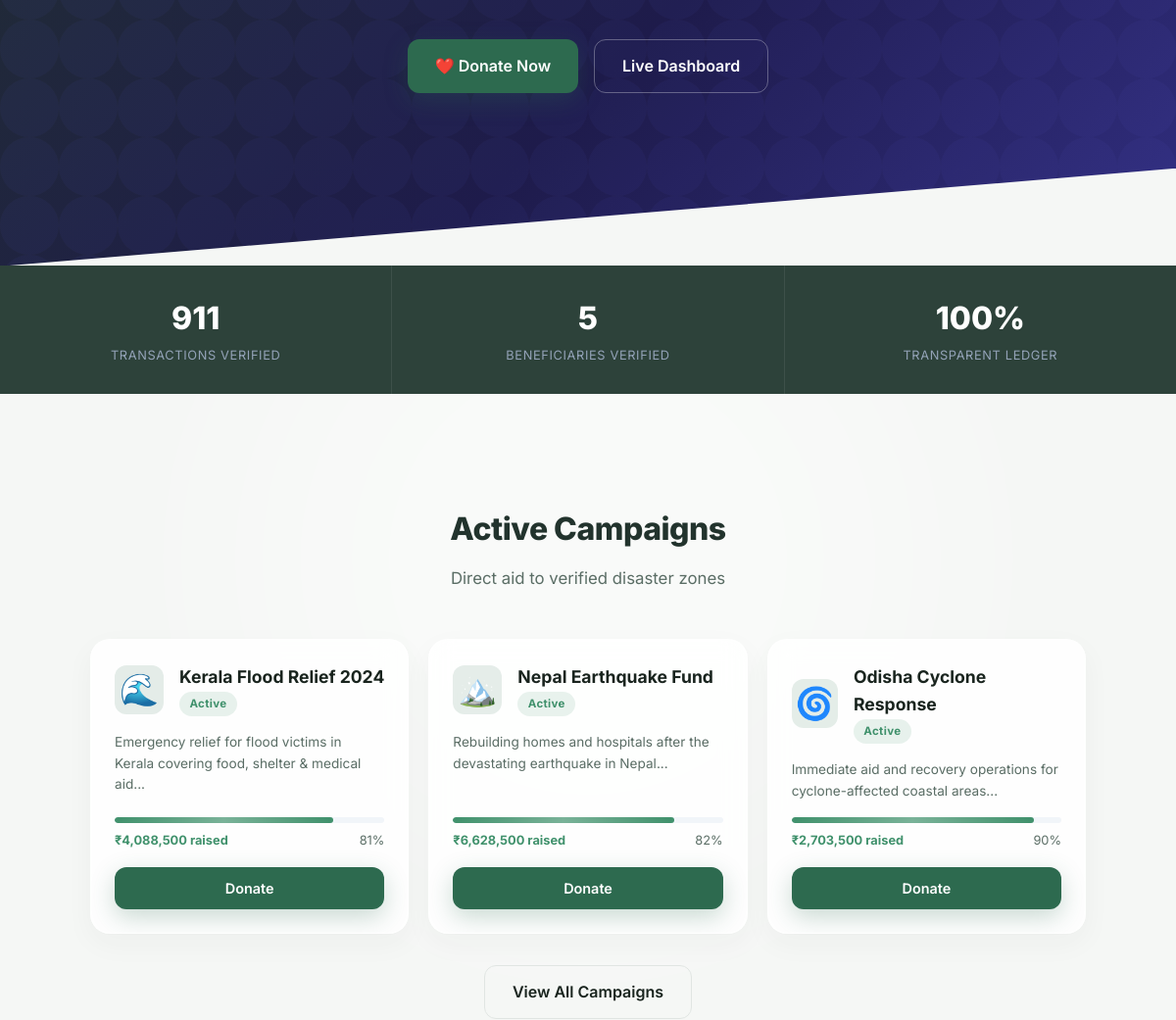
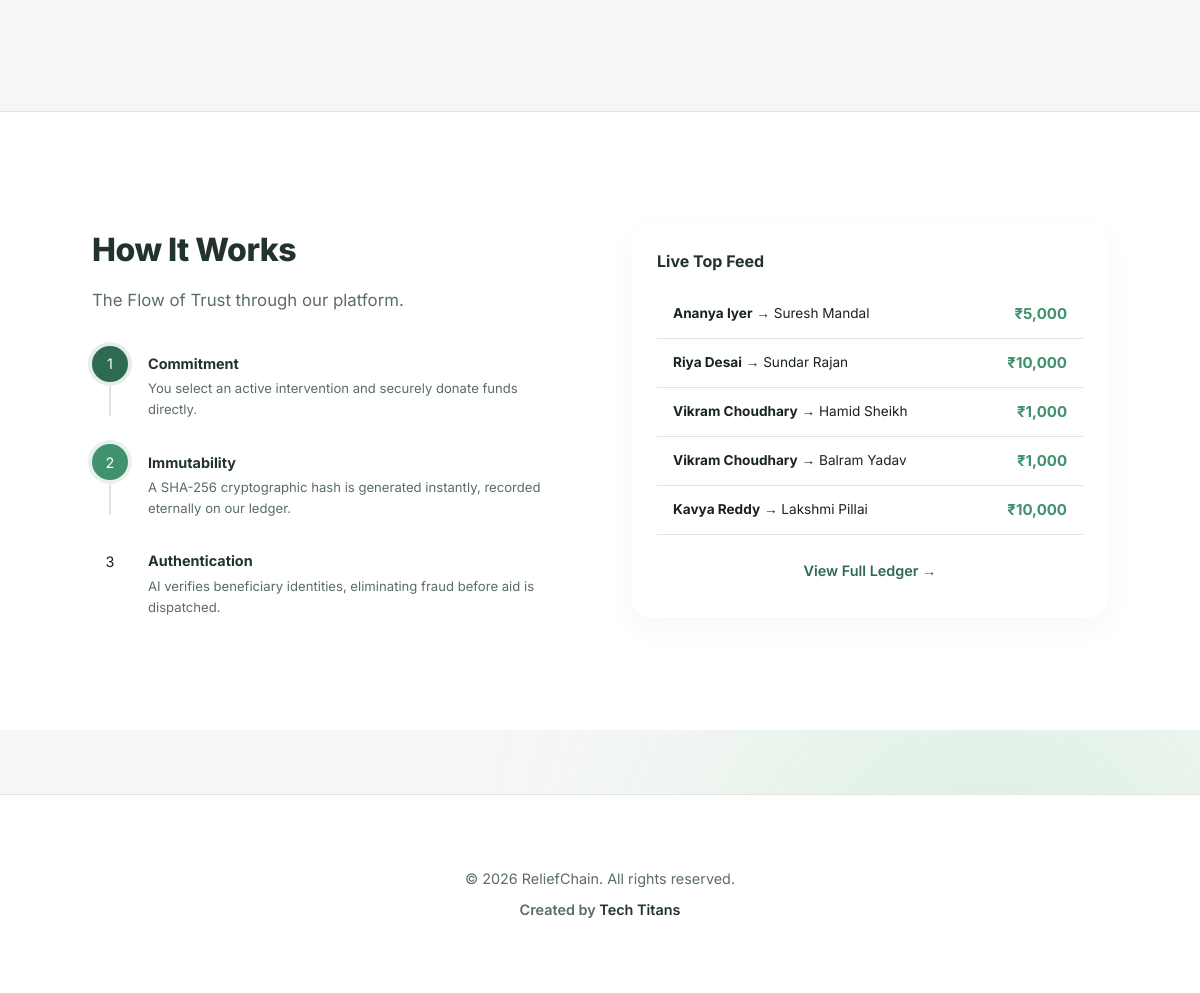
Page /home (lower part) on the earlier database version (2 pictures, top to bottom).
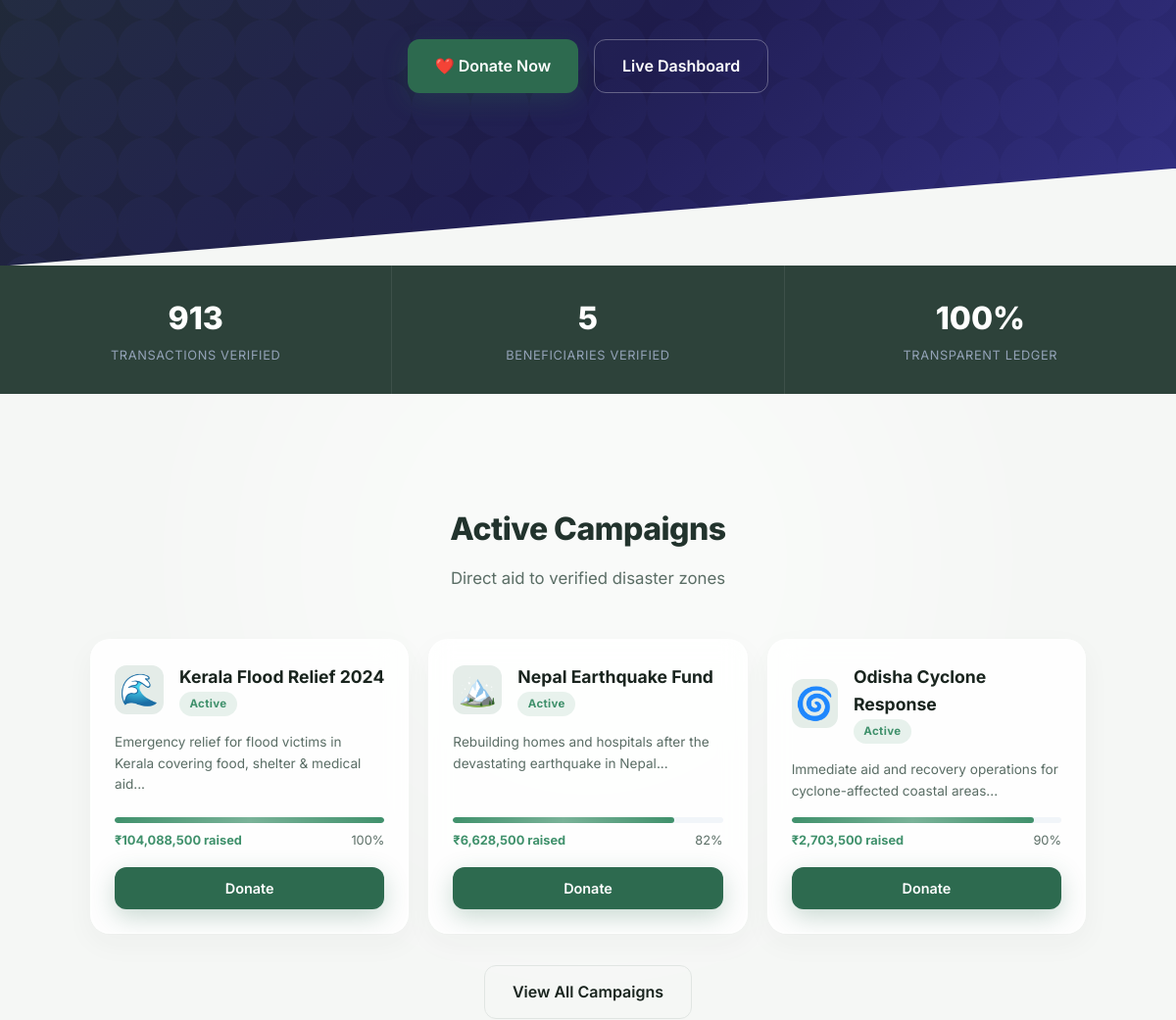
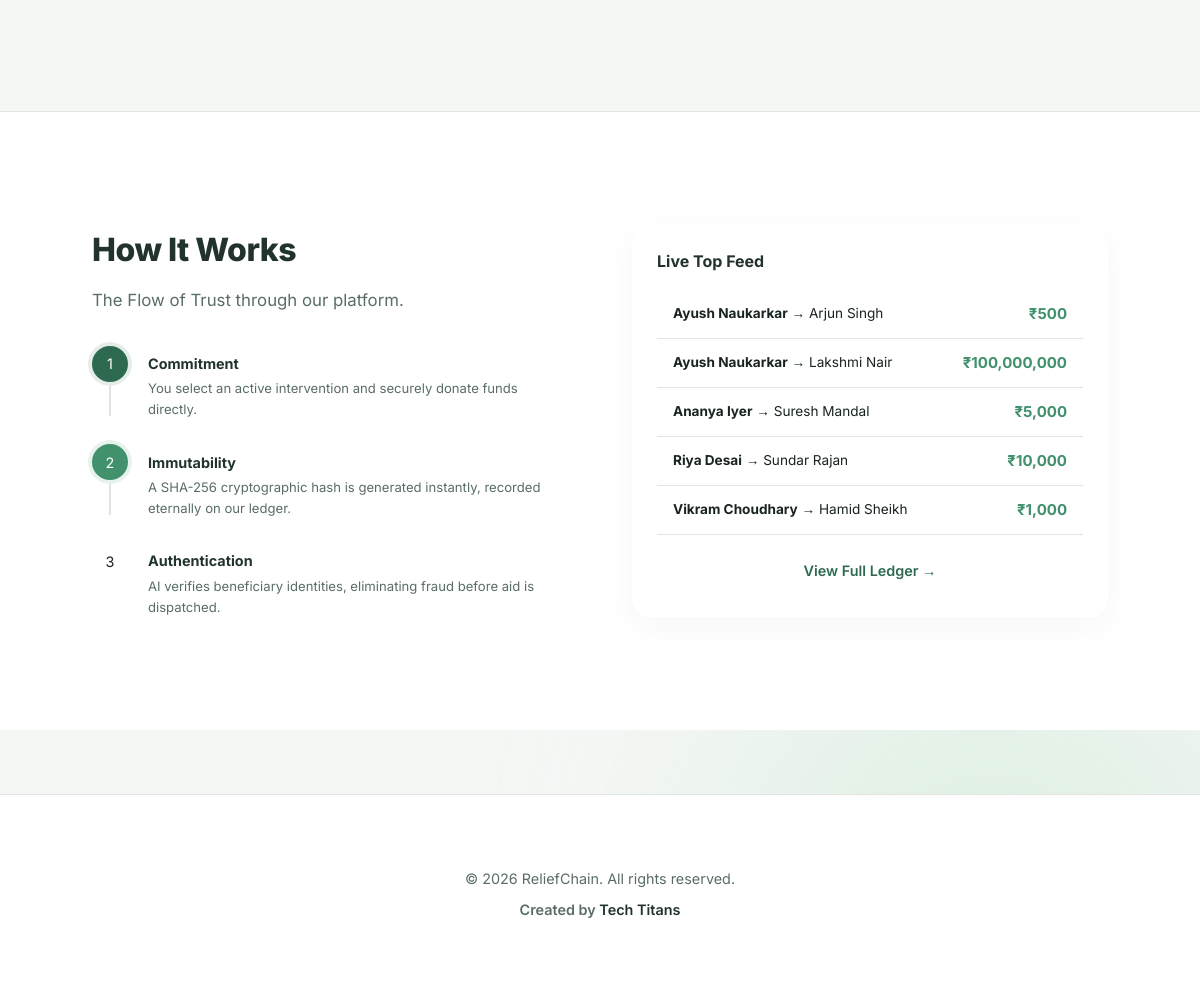
Same page on the later database version (2 pictures, top to bottom).
### tables this page shows
CREATE TABLE campaigns (
            id INTEGER PRIMARY KEY AUTOINCREMENT,
            name TEXT NOT NULL,
            description TEXT,
            target_amount INTEGER DEFAULT 1000000,
            raised_amount INTEGER DEFAULT 0,
            beneficiary_count INTEGER DEFAULT 0,
            region TEXT,
            category TEXT,
            status TEXT DEFAULT 'active',
            image_icon TEXT DEFAULT '🌊',
            created_at DATETIME DEFAULT CURRENT_TIMESTAMP
        );

CREATE TABLE donations (
            id INTEGER PRIMARY KEY AUTOINCREMENT,
            tx_id TEXT UNIQUE NOT NULL,
            donor_name TEXT NOT NULL,
            donor_email TEXT,
            amount INTEGER NOT NULL,
            campaign_id INTEGER,
            beneficiary TEXT,
            status TEXT DEFAULT 'completed',
            transaction_hash TEXT,
            payment_method TEXT DEFAULT 'UPI',
            timestamp DATETIME DEFAULT CURRENT_TIMESTAMP,
            FOREIGN KEY (campaign_id) REFERENCES campaigns(id)
        );

### app.py (the view)
@app.route('/home')
def home():
    db = get_db()
    c = db.cursor()
    c.execute("SELECT SUM(amount) as total, COUNT(*) as cnt FROM donations")
    row = c.fetchone()
    c.execute("SELECT COUNT(*) as cnt FROM beneficiaries WHERE status='verified'")
    ben_verified = c.fetchone()['cnt']
    c.execute("SELECT * FROM campaigns WHERE status='active' LIMIT 3")
    featured_campaigns = c.fetchall()
    c.execute("SELECT * FROM donations ORDER BY timestamp DESC LIMIT 5")
    recent = c.fetchall()
    return render_template('index.html',
                           total_donations=int(row['total'] or 0),
                           total_txns=int(row['cnt'] or 0),
                           ben_verified=ben_verified,
                           featured_campaigns=featured_campaigns,
                           recent_donations=recent)

### app.py (called while the page is built)
@app.context_processor
def inject_now():
    return {'now': _dt.now}

def get_db():
    db = getattr(g, '_database', None)
    if db is None:
        db = g._database = sqlite3.connect(DATABASE, check_same_thread=False)
        db.row_factory = sqlite3.Row
    return db

@app.teardown_appcontext
def close_connection(exception):
    db = getattr(g, '_database', None)
    if db is not None:
        db.close()

### templates/index.html (shortened to what the changed rows need)
{% extends 'base.html' %}
{% block content %}
<div class="stats-strip">
    <div class="stat-strip-item">
        <span class="val">{{ total_txns }}</span>
        <span class="lbl">Transactions Verified</span>
    </div>
</div>
<section class="section">
    <div class="container">
        <div class="page-header" style="justify-content:center;text-align:center;display:block;">
            <h2 class="section-title">Active Campaigns</h2>
        </div>
        <div class="stats-grid" style="grid-template-columns: repeat(auto-fit, minmax(280px, 1fr));">
            {% for c in featured_campaigns %}
            {% set pct = [(c.raised_amount / c.target_amount * 100)|int, 100]|min %}
            <div class="card" style="display:flex;flex-direction:column;gap:1rem;">
                <div style="display:flex;gap:1rem;align-items:center;">
                    <div style="font-size:2rem;background:var(--accent-light);width:50px;height:50px;border-radius:12px;display:flex;align-items:center;justify-content:center;">{{ c.image_icon }}</div>
                    <div>
                        <h3 style="font-size:1.1rem;font-weight:700;"><a href="{{ url_for('campaign_detail', cid=c.id) }}" style="color:inherit;text-decoration:none;">{{ c.name }}</a></h3>
                        <span class="badge badge-{% if c.status == 'active' %}success{% else %}muted{% endif %}">{{ c.status|capitalize }}</span>
                    </div>
                </div>
                <p class="text-muted text-sm line-clamp-3" style="flex:1;">{{ c.description[:120] }}...</p>
                <div>
                    <div class="progress-bar-wrap" style="height:6px;border-radius:4px;"><div class="progress-bar" style="width:{{ pct }}%;border-radius:4px;background:var(--success);"></div></div>
                    <div style="display:flex;justify-content:space-between;margin-top:0.4rem;font-size:0.8rem;">
                        <span style="font-weight:700;color:var(--success);">₹{{ '{:,.0f}'.format(c.raised_amount) }} raised</span>
                        <span class="text-muted">{{ pct }}%</span>
                    </div>
                </div>
                <a href="{{ url_for('donate') }}?campaign={{ c.id }}" class="btn btn-primary btn-block">Donate</a>
            </div>
            {% endfor %}
        </div>
    </div>
</section>
<section class="section" style="background:#fff;border-top:1px solid var(--border);">
    <div class="container grid-2" style="gap:4rem;">
        <div>
            <h2 class="section-title">How It Works</h2>
        </div>
        <div class="card">
            <div id="simple-feed">
                {% for d in recent_donations[:6] %}
                <div style="padding:0.75rem 1rem;border-bottom:1px solid var(--border);display:flex;justify-content:space-between;align-items:center;">
                    <span class="text-sm"><strong>{{ d.donor_name }}</strong> → {{ d.beneficiary or 'General Fund' }}</span>
                    <span style="color:var(--success);font-weight:700;">₹{{ '{:,.0f}'.format(d.amount) }}</span>
                </div>
                {% endfor %}
            </div>
        </div>
    </div>
</section>
{% endblock %}

Differences in the rows shown:
no longer on this page (row unchanged): donations: donor_name "Vikram Choudhary", beneficiary "Balram Yadav", amount "1,000"
no longer on this page (row unchanged): donations: donor_name "Kavya Reddy", beneficiary "Lakshmi Pillai", amount "10,000"
changed campaigns "Kerala Flood Relief 2024": {{ pct }} 81 → 100 (drawn); raised_amount "4,088,500" → "104,088,500"; pct "81" → "100"
added donations: donor_name "Ayush Naukarkar", beneficiary "Arjun Singh", amount "500"
added donations: donor_name "Ayush Naukarkar", beneficiary "Lakshmi Nair", amount "100,000,000"
Other differences:
{{ total_txns }}: "911" → "913"
